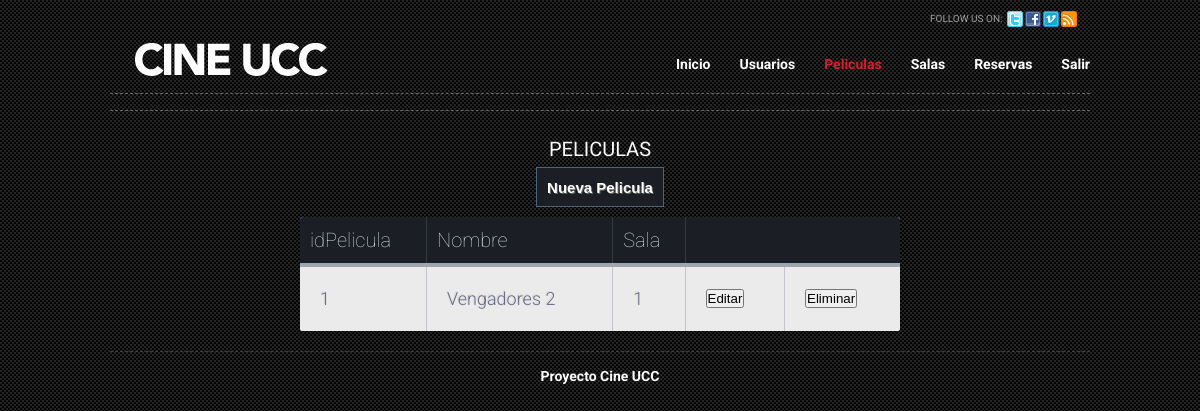
/peliculas.php (signed in), run on the app's committed database.
### tables this page shows
CREATE TABLE IF NOT EXISTS `pelicula` (
`idPelicula` int(11) NOT NULL,
  `nombre` varchar(250) NOT NULL,
  `imagen` varchar(250) NOT NULL,
  `idSala` int(11) NOT NULL
);

### tablaPeliculas.php (the view, shortened to what this page needs)
<?php
$link = conectar();
$sql = "SELECT * FROM pelicula";
$query = mysql_query($sql, $link);
if (mysql_num_rows($query) != 0) {
    while ($line = mysql_fetch_array($query)) {
        echo '<tr>';
        echo "<td>" . $line['idPelicula'] . "</td>";
        echo "<td>" . $line['nombre'] . "</td>";
        echo "<td>" . $line['idSala'] . "</td>";
        echo "<td><a href='registroPelicula.php?idPelicula=" . $line["idPelicula"] . "'>
                    <button>Editar</button></a>";
        echo "<td><a href='eliminarPelicula.php?idPelicula=" . $line["idPelicula"] . "'>
                   <button onclick='return confirm(\"Seguro que desea eliminar esta Pelicula?\")';' >
                   Eliminar</button></a></td>";
        echo "</tr>";
    }
} else {
    echo '<tr>';
    echo '<td colspan=7> No hay registros en la base de datos</td>';
    echo '</tr>';
}

### css/style.css (style rules this page uses)
* { margin: 0; padding: 0; outline:0; }
body { font-size: 12px; line-height: 1.3; font-family: Arial, Helvetica, Sans-Serif; color: #ccc; background: url('images/body-bg.gif'); }
a { color: #e7b038; text-decoration: underline; cursor:pointer; }

### css/table.css (style rules this page uses)
body { background-color: #3e94ec; font-family: "Roboto", helvetica, arial, sans-serif; font-size: 14px; font-weight: 400; text-rendering: optimizeLegibility; }
tr { border-top: 1px solid #C1C3D1; border-bottom-: 1px solid #C1C3D1; color:#666B85; font-size:16px; font-weight:normal; text-shadow: 0 1px 1px rgba(256, 256, 256, 0.1); }
tr:first-child { border-top:none; }
tr:last-child { border-bottom:none; }
tr:nth-child(odd) td { background:#EBEBEB; }
tr:last-child td:first-child { border-bottom-left-radius:3px; }
tr:last-child td:last-child { border-bottom-right-radius:3px; }
td { background:#FFFFFF; padding:20px; text-align:left; vertical-align:middle; font-weight:300; font-size:18px; text-shadow: -1px -1px 1px rgba(0, 0, 0, 0.1); border-right: 1px solid #C1C3D1; }
td:last-child { border-right: 0px; }

### data on the page
pelicula: idPelicula "1", nombre "Vengadores 2", idSala "1"
